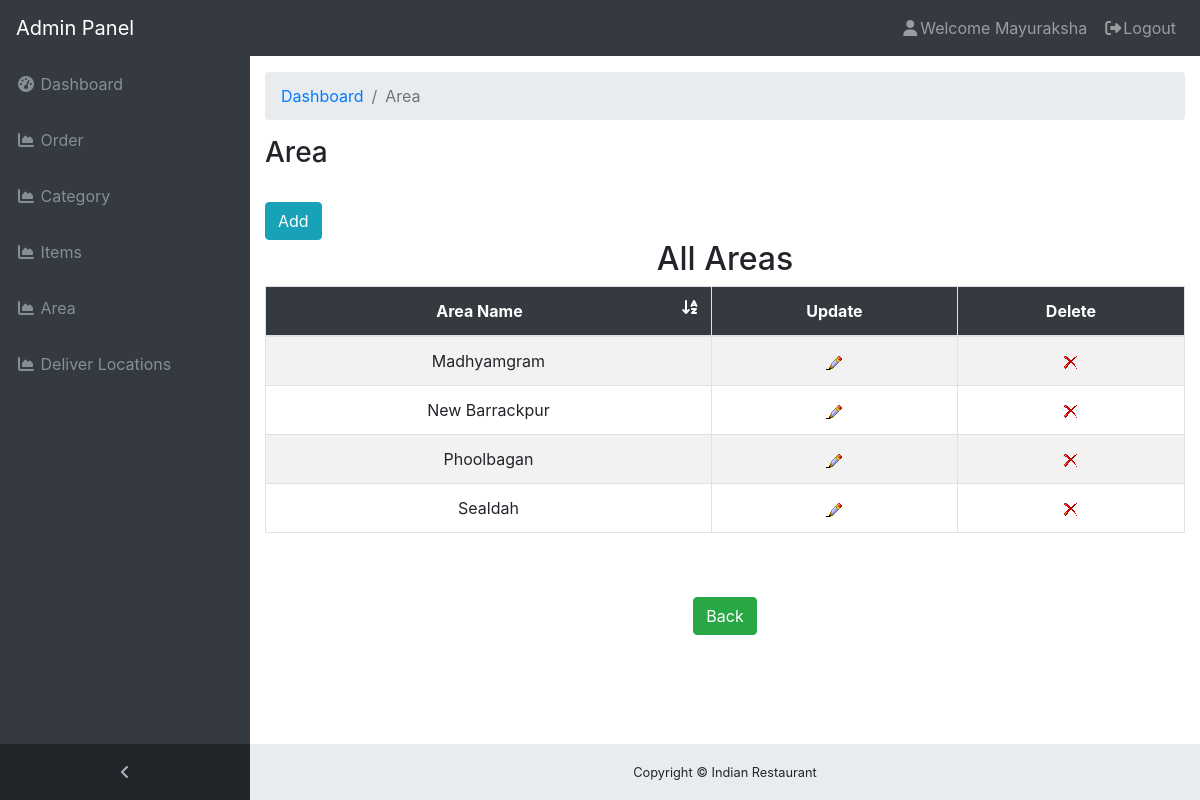
The app's page /Admin/admin_files/area.php (signed in) with its own data.
### tables this page shows
CREATE TABLE `area_table` (
  `area_id` int(11) NOT NULL,
  `area_name` varchar(155) NOT NULL
);

### Admin/admin_files/area.php (the view, shortened to what this page needs)
<!DOCTYPE html>
<html lang="en">
<head>
  <link href="../vendor/bootstrap/css/bootstrap.min.css" rel="stylesheet">
  <link href="../vendor/font-awesome/css/font-awesome.min.css" rel="stylesheet" type="text/css">
  <link href="../css/sb-admin.css" rel="stylesheet">
</head>
<body class="fixed-nav sticky-footer bg-dark" id="page-top">
  <?php require("header.php"); ?>
	  <div class="content-wrapper">
		<div class="container-fluid">
			  <ol class="breadcrumb">
				<li class="breadcrumb-item">
				  <a href="index.php">Dashboard</a>
				</li>
				<li class="breadcrumb-item active">Area</li>
			  </ol>
			  <div class="row">
				<div class="col-12">
				  <h3>Area</h3> <br>
				  <a href="area_add.php" class="btn btn-info">Add</a>
				</div>
			  </div>
		<center>
		<h2>All Areas</h2>
		<?php
			$src = "SELECT * FROM area_table ORDER BY area_name ASC";
			$rs=mysqli_query($con, $src) or die(mysqli_error($con));
			if(mysqli_num_rows($rs)>0)
			{?>
				<table cellpadding="10" class="table table-hover text-center table-bordered table-striped" id="area_table">
					<thead class="bg-dark text-white">
						<tr>
							<th>Area Name<i class="fa fa-sort-alpha-asc float-right" onClick="sortTable(0)"></i></th>
							<th>Update</th>
							<th>Delete</th>
						</tr>
					</thead>
					<tbody>
						<?php
							while($rec = mysqli_fetch_assoc($rs))
							{?>
								<tr><?php ?>
									<td><?php echo $rec['area_name']?></td>
									<td><a href="area_update.php?msg=<?php echo $rec['area_id'];?>"><img src="../images/edit.png"></a></td>
									<td><a style="cursor: pointer" href="area_delete.php?msg=<?php echo $rec['area_id']?>"><img src="../images/delete.png"></a></td>
								</tr>
							<?php }?>
					</tbody>
				</table>
			<?php }
			else
			{
				echo "<br><br><br>No City Found !";
			}?>
			<br><br><a href="index.php" class="btn btn-success">Back</a><br><br><br>
		</center>
  	</div>
	</div>
   	<?php
	require("footer.php");
	?>

### Admin/css/sb-admin.css (style rules this page uses)
html { position: relative; min-height: 100%; }
body { overflow-x: hidden; }
body.sticky-footer { margin-bottom: 56px; }
body.sticky-footer .content-wrapper { min-height: calc(100vh - 56px - 56px); }
body.fixed-nav { padding-top: 56px; }
.content-wrapper { min-height: calc(100vh - 56px); padding-top: 1rem; }
.content-wrapper { overflow-x: hidden; background: white; }
@media (min-width: 992px) { .content-wrapper { margin-left: 250px; } }

### records on screen
area_table: area_name "Madhyamgram"
area_table: area_name "New Barrackpur"
area_table: area_name "Phoolbagan"
area_table: area_name "Sealdah"

### other values on screen
$first_name[0] "Mayuraksha"
